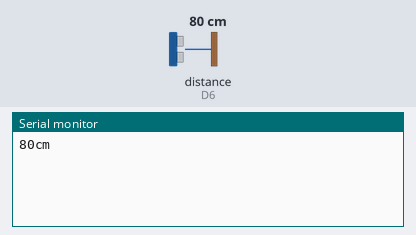
A sketch run on a simulated ESP8266 (NodeMCU). Shown: the last lines printed to the serial monitor. Wiring (inferred from the names in the program): ultrasonic range finder: trigger D5; echo D6. The inputs (shaded band) are chosen by the test bench; at power-on: distance to the obstacle (sensor on D6) 80 cm. The echo pulse lasts 58.3 µs per cm; WiFi joins after 1.5 s; servers stay silent unless stated.

Above: at 3.3 s.
3.4 s: distance to the obstacle (sensor on D6) set to 2 cm
At 4.7 s:
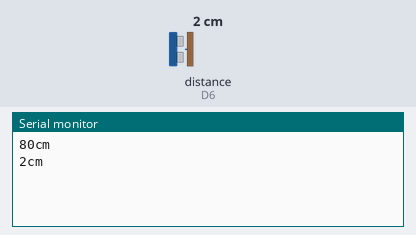
4.9 s: distance to the obstacle (sensor on D6) set to 4 cm
At 5.9 s:
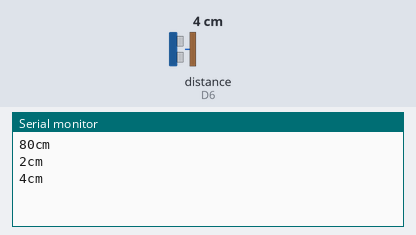
Timing chart, 0 to 7.9 s (numbered marks = the images above; inputs shaded):
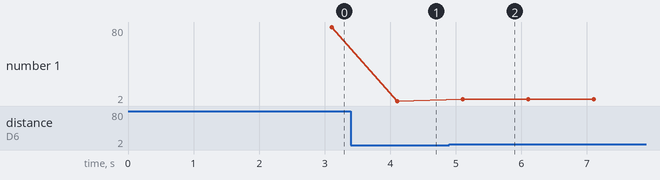

Measured:
- after the input at 3.4 s, the serial monitor: prints a new line after 0.71 s (image 1)
- after the input at 4.9 s, the serial monitor: prints a new line after 0.20 s (image 2)
- plotted number 1: 80 → 2 after the input at 3.4 s, 2 → 4 after the input at 4.9 s

The sketch:

WaterLevelMonitor.ino
```cpp
//#define BLYNK_PRINT Serial

#include <ESP8266WiFi.h>
#include <BlynkSimpleEsp8266.h>
#define ECHOPIN                 D6 // Echo Pin D5
#define TRIGPIN                 D5 // Trigger Pin D6
// You should get Auth Token in the Blynk App.
// Go to the Project Settings (nut icon).
char auth[] = "";

// Your WiFi credentials.
// Set password to "" for open networks.
char ssid[] = "";
char pass[] = "";
long duration, distance;
BlynkTimer timer;
WidgetBridge bridge1(V20);
IPAddress arduino_ip ( 192,  168,   1,  109);
IPAddress dns_ip     (  8,   8,   8,   8);
IPAddress gateway_ip ( 192,  168,   1,   1);
IPAddress subnet_mask(255, 255, 0,   0);


BLYNK_CONNECTED() {
  Blynk.email("Tank Sensor", "Online just now");
  bridge1.setAuthToken(""); // Token of the Main Module
}

void setup()
{
  // Debug console
  Serial.begin(115200);
  pinMode(TRIGPIN, OUTPUT);
  pinMode(ECHOPIN, INPUT);
  WiFi.mode(WIFI_STA);
  WiFi.config(arduino_ip, gateway_ip, subnet_mask, dns_ip);
  Blynk.begin(auth, ssid, pass);
  while (Blynk.connect() == false) {
    // Wait until Blynk is connected
  }
  timer.setInterval(1000L, getDepth);

}

void loop()
{
  Blynk.run();
  timer.run();
}

void getDepth() {
  digitalWrite(TRIGPIN, LOW);
  delayMicroseconds(2);

  digitalWrite(TRIGPIN, HIGH);
  delayMicroseconds(10);

  digitalWrite(TRIGPIN, LOW);

  duration = pulseIn(ECHOPIN, HIGH);
  distance = duration / 58.2;
  Blynk.virtualWrite(V0, distance);
  Blynk.virtualWrite(V1, WiFi.RSSI());
  bridge1.virtualWrite(V20, distance);
  Serial.print(distance);
  Serial.println("cm");
}
```
